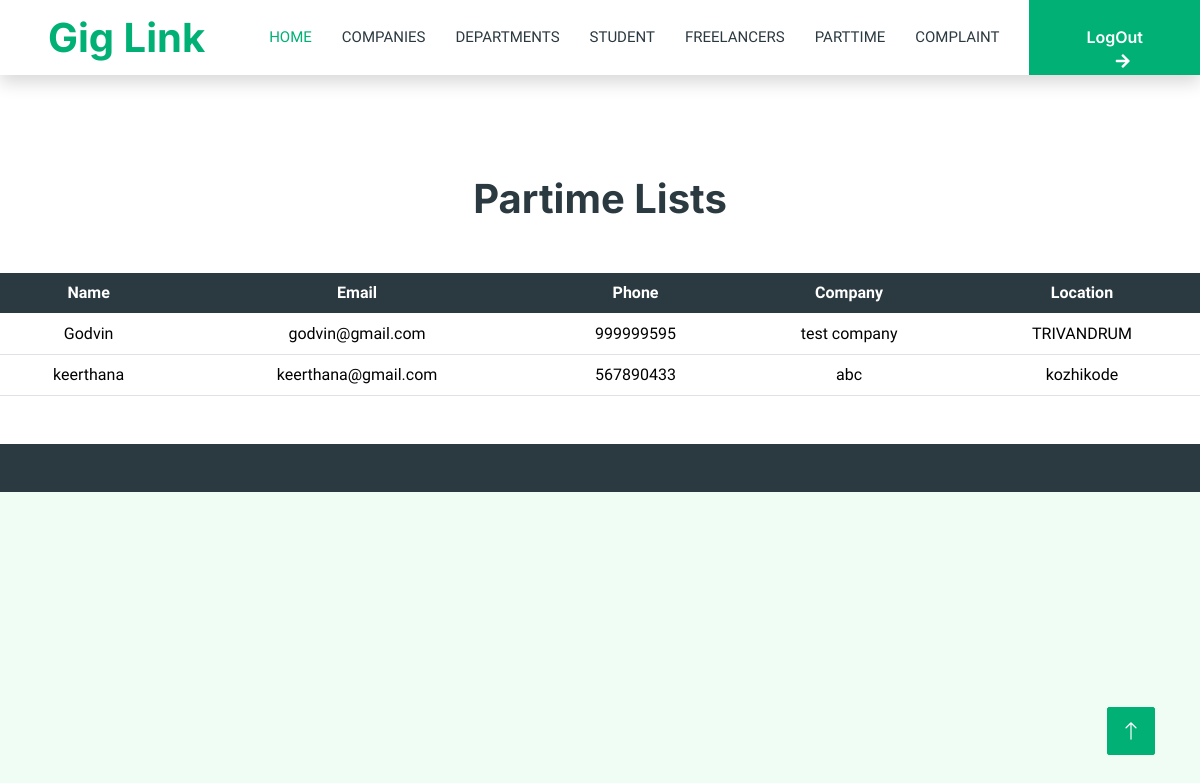
Page /adm-partime on the committed database.
### link/models.py (models this page shows, shortened)
class Parttime(models.Model):
    class Meta:
        verbose_name_plural = 'Partime User Registeration'
    login=models.ForeignKey(log,on_delete=models.CASCADE)
    name = models.CharField(max_length=225)
    email = models.EmailField(max_length=225)
    phone = models.CharField(max_length=225)
    company = models.CharField(max_length=225)
    location = models.CharField(max_length=225)

### link/views.py (the view)
# urls.py: path('adm-partime',views.adm_partime),
def adm_partime(request):
    a=Parttime.objects.all()
    return render(request,'admin_partime.html',{'a':a})

### templates/admin_partime.html (shortened to what this page needs)
{% include 'admin_header.html'%}
<center>
    <h1 style="margin-top: 100px;">Partime Lists</h1>
    <table class="table" style="margin-top: 50px;">
        <thead class="table-dark">
        <tr>
            <th>Name</th>
            <th>Email</th>
            <th>Phone</th>
            <th>Company</th>
            <th>Location</th>
        </tr>
    </thead>
        {% for i in a %}
        <tr>
            <td>{{i.name}}</td>
            <td>{{i.email}}</td>
            <td>{{i.phone}}</td>
            <td>{{i.company}}</td>
            <td>{{i.location}}</td>
        </tr>
        {% endfor %}
    </table>
</center>
{% include 'footer.html'%}

### static/css/style.css (style rules this page uses)
:root { --primary: #00B074; --secondary: #2B9BFF; --light: #EFFDF5; --dark: #2B3940; }

### templates/admin_partime.html (style rules this page uses)
td { color: black; }
th,td { text-align: center; }

### rows in the picture
Parttime: name "Godvin", email "godvin@gmail.com", phone "999999595", company "test company", location "TRIVANDRUM"
Parttime: name "keerthana", email "keerthana@gmail.com", phone "567890433", company "abc", location "kozhikode"
